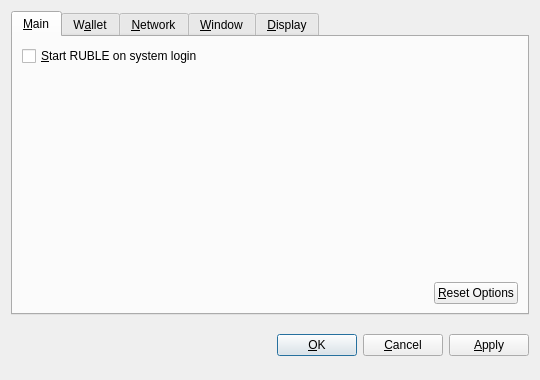
<?xml version="1.0" encoding="UTF-8"?>
<ui version="4.0">
 <class>OptionsDialog</class>
 <widget class="QDialog" name="OptionsDialog">
  <property name="geometry">
   <rect>
    <x>0</x>
    <y>0</y>
    <width>540</width>
    <height>380</height>
   </rect>
  </property>
  <property name="windowTitle">
   <string>Options</string>
  </property>
  <property name="modal">
   <bool>true</bool>
  </property>
  <layout class="QVBoxLayout" name="verticalLayout">
   <item>
    <widget class="QTabWidget" name="tabWidget">
     <property name="tabPosition">
      <enum>QTabWidget::North</enum>
     </property>
     <property name="currentIndex">
      <number>0</number>
     </property>
     <widget class="QWidget" name="tabMain">
      <attribute name="title">
       <string>&amp;Main</string>
      </attribute>
      <layout class="QVBoxLayout" name="verticalLayout_Main">
       <item>
        <widget class="QCheckBox" name="bitcoinAtStartup">
         <property name="toolTip">
          <string>Automatically start RUBLE after logging in to the system.</string>
         </property>
         <property name="text">
          <string>&amp;Start RUBLE on system login</string>
         </property>
        </widget>
       </item>
       <item>
        <spacer name="verticalSpacer_Main">
         <property name="orientation">
          <enum>Qt::Vertical</enum>
         </property>
         <property name="sizeHint" stdset="0">
          <size>
           <width>20</width>
           <height>40</height>
          </size>
         </property>
        </spacer>
       </item>
       <item>
        <layout class="QHBoxLayout" name="horizontalLayout_2_Main">
         <item>
          <spacer name="horizontalSpacer_2_Main">
           <property name="orientation">
            <enum>Qt::Horizontal</enum>
           </property>
           <property name="sizeHint" stdset="0">
            <size>
             <width>40</width>
             <height>20</height>
            </size>
           </property>
          </spacer>
         </item>
         <item>
          <widget class="QPushButton" name="resetButton">
           <property name="toolTip">
            <string>Reset all client options to default.</string>
           </property>
           <property name="text">
            <string>&amp;Reset Options</string>
           </property>
           <property name="autoDefault">
            <bool>false</bool>
           </property>
          </widget>
         </item>
        </layout>
       </item>
      </layout>
     </widget>
     <widget class="QWidget" name="tabWallet">
      <attribute name="title">
       <string>W&amp;allet</string>
      </attribute>
      <layout class="QVBoxLayout" name="verticalLayout_Network">
       <item>
        <widget class="QLabel" name="transactionFeeInfoLabel">
         <property name="text">
          <string>Optional transaction fee per kB that helps make sure your transactions are processed quickly. Most transactions are 1 kB.</string>
         </property>
         <property name="textFormat">
          <enum>Qt::PlainText</enum>
         </property>
         <property name="wordWrap">
          <bool>true</bool>
         </property>
        </widget>
       </item>
       <item>
        <layout class="QHBoxLayout" name="horizontalLayout_1_Main">
         <item>
          <widget class="QLabel" name="transactionFeeLabel">
           <property name="text">
            <string>Pay transaction &amp;fee</string>
           </property>
           <property name="textFormat">
            <enum>Qt::PlainText</enum>
           </property>
           <property name="buddy">
            <cstring>transactionFee</cstring>
           </property>
          </widget>
         </item>
         <item>
          <widget class="BitcoinAmountField" name="transactionFee"/>
         </item>
         <item>
          <spacer name="horizontalSpacer_1_Main">
           <property name="orientation">
            <enum>Qt::Horizontal</enum>
           </property>
           <property name="sizeHint" stdset="0">
            <size>
             <width>40</width>
             <height>20</height>
            </size>
           </property>
          </spacer>
         </item>
        </layout>
       </item>
       <item>
        <widget class="QLabel" name="label">
         <property name="text">
          <string>If you disable the spending of unconfirmed change, the change from a transaction cannot be used until that transaction has at least one confirmation. This also affects how your balance is computed.</string>
         </property>
         <property name="wordWrap">
          <bool>true</bool>
         </property>
        </widget>
       </item>
       <item>
        <widget class="QCheckBox" name="spendZeroConfChange">
         <property name="text">
          <string>Spend unconfirmed change  (experts only)</string>
         </property>
        </widget>
       </item>
       <item>
        <spacer name="verticalSpacer">
         <property name="orientation">
          <enum>Qt::Vertical</enum>
         </property>
         <property name="sizeHint" stdset="0">
          <size>
           <width>20</width>
           <height>40</height>
          </size>
         </property>
        </spacer>
       </item>
      </layout>
     </widget>
     <widget class="QWidget" name="tabNetwork">
      <attribute name="title">
       <string>&amp;Network</string>
      </attribute>
      <layout class="QVBoxLayout" name="verticalLayout_Network">
       <item>
        <widget class="QCheckBox" name="mapPortUpnp">
         <property name="toolTip">
          <string>Automatically open the RUBLE client port on the router. This only works when your router supports UPnP and it is enabled.</string>
         </property>
         <property name="text">
          <string>Map port using &amp;UPnP</string>
         </property>
        </widget>
       </item>
       <item>
        <widget class="QCheckBox" name="connectSocks">
         <property name="toolTip">
          <string>Connect to the RUBLE network through a SOCKS proxy (e.g. when connecting through Tor).</string>
         </property>
         <property name="text">
          <string>&amp;Connect through SOCKS proxy:</string>
         </property>
        </widget>
       </item>
       <item>
        <layout class="QHBoxLayout" name="horizontalLayout_Network">
         <item>
          <widget class="QLabel" name="proxyIpLabel">
           <property name="text">
            <string>Proxy &amp;IP:</string>
           </property>
           <property name="textFormat">
            <enum>Qt::PlainText</enum>
           </property>
           <property name="buddy">
            <cstring>proxyIp</cstring>
           </property>
          </widget>
         </item>
         <item>
          <widget class="QValidatedLineEdit" name="proxyIp">
           <property name="maximumSize">
            <size>
             <width>140</width>
             <height>16777215</height>
            </size>
           </property>
           <property name="toolTip">
            <string>IP address of the proxy (e.g. 127.0.0.1)</string>
           </property>
          </widget>
         </item>
         <item>
          <widget class="QLabel" name="proxyPortLabel">
           <property name="text">
            <string>&amp;Port:</string>
           </property>
           <property name="textFormat">
            <enum>Qt::PlainText</enum>
           </property>
           <property name="buddy">
            <cstring>proxyPort</cstring>
           </property>
          </widget>
         </item>
         <item>
          <widget class="QLineEdit" name="proxyPort">
           <property name="maximumSize">
            <size>
             <width>55</width>
             <height>16777215</height>
            </size>
           </property>
           <property name="toolTip">
            <string>Port of the proxy (e.g. 9050)</string>
           </property>
          </widget>
         </item>
         <item>
          <widget class="QLabel" name="socksVersionLabel">
           <property name="text">
            <string>SOCKS &amp;Version:</string>
           </property>
           <property name="textFormat">
            <enum>Qt::PlainText</enum>
           </property>
           <property name="buddy">
            <cstring>socksVersion</cstring>
           </property>
          </widget>
         </item>
         <item>
          <widget class="QValueComboBox" name="socksVersion">
           <property name="toolTip">
            <string>SOCKS version of the proxy (e.g. 5)</string>
           </property>
          </widget>
         </item>
         <item>
          <spacer name="horizontalSpacer_Network">
           <property name="orientation">
            <enum>Qt::Horizontal</enum>
           </property>
           <property name="sizeHint" stdset="0">
            <size>
             <width>40</width>
             <height>20</height>
            </size>
           </property>
          </spacer>
         </item>
        </layout>
       </item>
       <item>
        <spacer name="verticalSpacer_Network">
         <property name="orientation">
          <enum>Qt::Vertical</enum>
         </property>
         <property name="sizeHint" stdset="0">
          <size>
           <width>20</width>
           <height>40</height>
          </size>
         </property>
        </spacer>
       </item>
      </layout>
     </widget>
     <widget class="QWidget" name="tabWindow">
      <attribute name="title">
       <string>&amp;Window</string>
      </attribute>
      <layout class="QVBoxLayout" name="verticalLayout_Window">
       <item>
        <widget class="QCheckBox" name="minimizeToTray">
         <property name="toolTip">
          <string>Show only a tray icon after minimizing the window.</string>
         </property>
         <property name="text">
          <string>&amp;Minimize to the tray instead of the taskbar</string>
         </property>
        </widget>
       </item>
       <item>
        <widget class="QCheckBox" name="minimizeOnClose">
         <property name="toolTip">
          <string>Minimize instead of exit the application when the window is closed. When this option is enabled, the application will be closed only after selecting Quit in the menu.</string>
         </property>
         <property name="text">
          <string>M&amp;inimize on close</string>
         </property>
        </widget>
       </item>
       <item>
        <spacer name="verticalSpacer_Window">
         <property name="orientation">
          <enum>Qt::Vertical</enum>
         </property>
         <property name="sizeHint" stdset="0">
          <size>
           <width>20</width>
           <height>40</height>
          </size>
         </property>
        </spacer>
       </item>
      </layout>
     </widget>
     <widget class="QWidget" name="tabDisplay">
      <attribute name="title">
       <string>&amp;Display</string>
      </attribute>
      <layout class="QVBoxLayout" name="verticalLayout_Display">
       <item>
        <layout class="QHBoxLayout" name="horizontalLayout_1_Display">
         <item>
          <widget class="QLabel" name="langLabel">
           <property name="text">
            <string>User Interface &amp;language:</string>
           </property>
           <property name="textFormat">
            <enum>Qt::PlainText</enum>
           </property>
           <property name="buddy">
            <cstring>lang</cstring>
           </property>
          </widget>
         </item>
         <item>
          <widget class="QValueComboBox" name="lang">
           <property name="toolTip">
            <string>The user interface language can be set here. This setting will take effect after restarting RUBLE.</string>
           </property>
          </widget>
         </item>
        </layout>
       </item>
       <item>
        <layout class="QHBoxLayout" name="horizontalLayout_2_Display">
         <item>
          <widget class="QLabel" name="unitLabel">
           <property name="text">
            <string>&amp;Unit to show amounts in:</string>
           </property>
           <property name="textFormat">
            <enum>Qt::PlainText</enum>
           </property>
           <property name="buddy">
            <cstring>unit</cstring>
           </property>
          </widget>
         </item>
         <item>
          <widget class="QValueComboBox" name="unit">
           <property name="toolTip">
            <string>Choose the default subdivision unit to show in the interface and when sending coins.</string>
           </property>
          </widget>
         </item>
        </layout>
       </item>
       <item>
        <widget class="QCheckBox" name="displayAddresses">
         <property name="toolTip">
          <string>Whether to show RUBLE addresses in the transaction list or not.</string>
         </property>
         <property name="text">
          <string>&amp;Display addresses in transaction list</string>
         </property>
        </widget>
       </item>
       <item>
        <widget class="QCheckBox" name="coinControlFeatures">
         <property name="toolTip">
          <string>Whether to show coin control features or not.</string>
         </property>
         <property name="text">
          <string>Display coin &amp;control features (experts only!)</string>
         </property>
        </widget>
       </item>
       <item>
        <spacer name="verticalSpacer_Display">
         <property name="orientation">
          <enum>Qt::Vertical</enum>
         </property>
         <property name="sizeHint" stdset="0">
          <size>
           <width>20</width>
           <height>40</height>
          </size>
         </property>
        </spacer>
       </item>
      </layout>
     </widget>
    </widget>
   </item>
   <item>
    <layout class="QHBoxLayout" name="horizontalLayout_Buttons">
     <item>
      <spacer name="horizontalSpacer_1">
       <property name="orientation">
        <enum>Qt::Horizontal</enum>
       </property>
       <property name="sizeHint" stdset="0">
        <size>
         <width>40</width>
         <height>48</height>
        </size>
       </property>
      </spacer>
     </item>
     <item>
      <widget class="QLabel" name="statusLabel">
       <property name="font">
        <font>
         <weight>75</weight>
         <bold>true</bold>
        </font>
       </property>
       <property name="text">
        <string/>
       </property>
       <property name="textFormat">
        <enum>Qt::PlainText</enum>
       </property>
       <property name="wordWrap">
        <bool>true</bool>
       </property>
      </widget>
     </item>
     <item>
      <spacer name="horizontalSpacer_2">
       <property name="orientation">
        <enum>Qt::Horizontal</enum>
       </property>
       <property name="sizeHint" stdset="0">
        <size>
         <width>40</width>
         <height>48</height>
        </size>
       </property>
      </spacer>
     </item>
     <item>
      <widget class="QPushButton" name="okButton">
       <property name="text">
        <string>&amp;OK</string>
       </property>
      </widget>
     </item>
     <item>
      <widget class="QPushButton" name="cancelButton">
       <property name="text">
        <string>&amp;Cancel</string>
       </property>
       <property name="autoDefault">
        <bool>false</bool>
       </property>
      </widget>
     </item>
     <item>
      <widget class="QPushButton" name="applyButton">
       <property name="text">
        <string>&amp;Apply</string>
       </property>
       <property name="autoDefault">
        <bool>false</bool>
       </property>
      </widget>
     </item>
    </layout>
   </item>
  </layout>
 </widget>
 <customwidgets>
  <customwidget>
   <class>BitcoinAmountField</class>
   <extends>QSpinBox</extends>
   <header>bitcoinamountfield.h</header>
  </customwidget>
  <customwidget>
   <class>QValueComboBox</class>
   <extends>QComboBox</extends>
   <header>qvaluecombobox.h</header>
  </customwidget>
  <customwidget>
   <class>QValidatedLineEdit</class>
   <extends>QLineEdit</extends>
   <header>qvalidatedlineedit.h</header>
  </customwidget>
 </customwidgets>
 <resources/>
 <connections/>
</ui>
